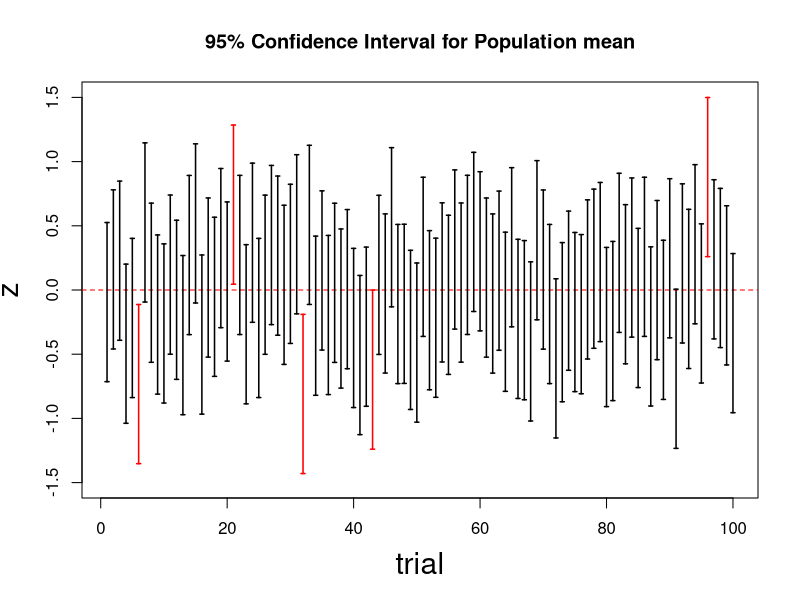

Write the R code that produced this figure.
# 5.2 구간추정

# 4) 모평균에 대한 95% 신뢰구간
par(mfrow=c(1,1))
set.seed(9)
n <- 10
x <- 1:100
y <- seq(-3, 3, by=0.01)

smps <- matrix(rnorm(n*length(x)), ncol=n)

xbar <- apply(smps, 1, mean)
se <- 1/sqrt(10)
alpha <- 0.05
z <- qnorm(1 - alpha/2)
ll <- xbar - z*se
ul <- xbar + z*se

plot(y, type="n", xlab="trial", ylab="z", 
     main="95% Confidence Interval for Population mean",
     xlim=c(1,100), ylim=c(-1.5, 1.5), cex.lab=1.8)
abline(h=0, col="red", lty=2)
l.c <- rep(NA, length(x))
l.c <- ifelse(ll * ul > 0, "red", "black")
arrows(1:length(x), ll, 1:length(x), ul, code=3, angle=90, length=0.02, col=l.c, lwd=1.5)

# 5) 모평균에 대한 95% 신뢰구간(모분산을 모를 때)
ci.t <- function(x, alpha=0.05) {
  n <- length(x)
  m <- mean(x)
  s <- sd(x)
  t <- qt(1-(alpha/2), df=n-1)
  ll <- m - t * (s/sqrt(n))
  ul <- m + t * (s/sqrt(n))
  ci <- c(1-alpha, ll, m, ul)
  names(ci) <- c("Confidence Level", "Lower Limit", "Mean", "Upper Limit")
  return(ci)
}

smp <- c(520, 498, 481, 512, 515, 542, 520, 518, 527, 526)
ci.t(smp)
ci.t(smp, alpha=0.1)
